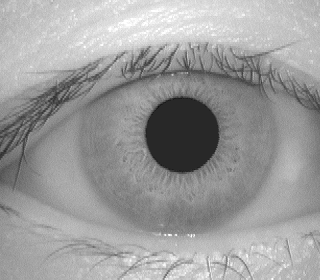
#> input picture Image Processing/Lissage/Gaussian/001_1_1.bmp, 320 x 280 px, found by its file name
$ python Egalisation-dhistogramme.py
#> lines starting #> are read from the running program, lines starting #| are printed output that depends on the picture
#> further down, img is the input picture: PIL image 320x280 L; min 18, max 255, mean 155.9
# -*- coding: utf-8 -*-
"""
Created on Thu Feb 18 09:08:02 2021

@author: Amina
"""

import numpy as np
from PIL import Image
import matplotlib.pyplot as plt

def Egaliastion_histogramme(img):

     y=np.array(img)

     # Calcule l'histogramme de l'image
     histo = np.zeros(256, int)      # prépare un vecteur de 256 zéros
     for i in range(0,img.size[1]):       # énumère les lignes
         for j in range(0,img.size[0]):   # énumère les colonnes
             histo[y[i,j]] = histo[y[i,j]] + 1
#> after the loop, histo = 256 values, max 4066 at index 40, min 0 at index 0, mean 350

     plt.plot(histo,label="histogramme")
     plt.legend()
     plt.show()
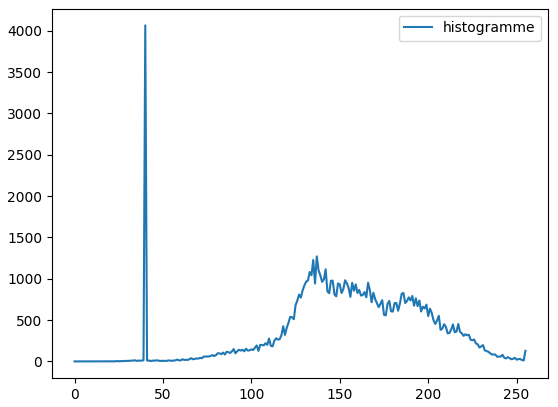
#> figure drawn by matplotlib, 1 panel; curve peaks at x = 40, y = 4066

     # Calcule l'histogramme cumulé hc
     hc = np.zeros(256, int)
     hc[0] = histo[0]
     for i in range(1,256):
         hc[i] = histo[i] + hc[i-1]
#> after the loop, hc = 256 values from 0 to 89600

     plt.plot(hc,label="histogramme cumulé")
     plt.legend()
     plt.show()
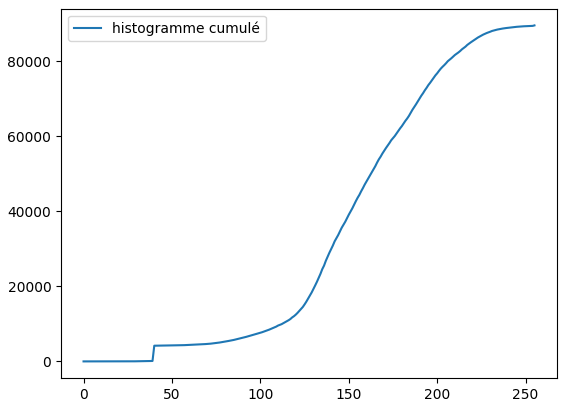
#> figure drawn by matplotlib, 1 panel; curve peaks at x = 255, y = 89600

     # Normalise l'histogramme cumulé
     nbpixels = y.size
#> nbpixels = 89600
     hc =hc / nbpixels * 255
#> hc = 256 values from 0 to 255


     plt.plot(hc,label="histogramme cumulé apres normalisation")
     plt.legend()
     plt.show()
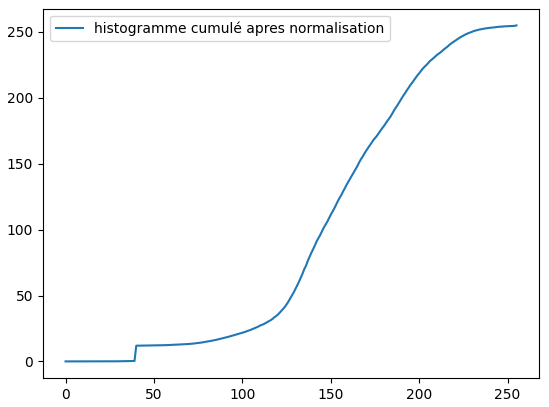
#> figure drawn by matplotlib, 1 panel; curve peaks at x = 255, y = 255


     for i in range(0,y.shape[0]):
        for j in range(0,y.shape[1]):
            y[i,j] =hc[y[i,j]]
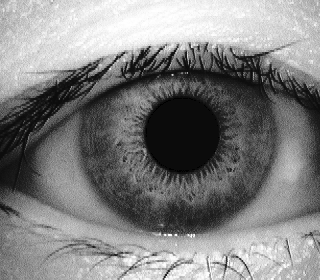
#> y: shape (280, 320); min 0, max 255, mean 128.2


     # Calcule l'histogramme de l'image apres egalisation
     histo2 = np.zeros(256, int)
     for i in range(0,img.size[1]):
         for j in range(0,img.size[0]):
             histo2[y[i,j]] = histo2[y[i,j]] + 1
#> after the loop, histo2 = 256 values, max 4092 at index 11, min 0 at index 1, mean 350

     plt.plot(histo2,label="histogramme apres egalisation")
     plt.legend()
     plt.show()
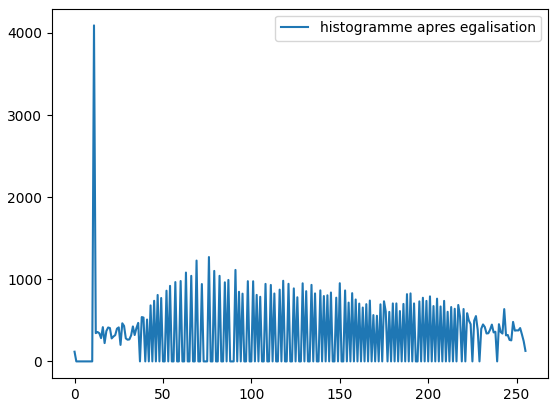
#> figure drawn by matplotlib, 1 panel; curve peaks at x = 11, y = 4092

     Img=Image.fromarray(y)
     Img.save("ImgApresEgalisation.jpg")


img=Image.open("001_1_1.bmp")
Egaliastion_histogramme(img)
